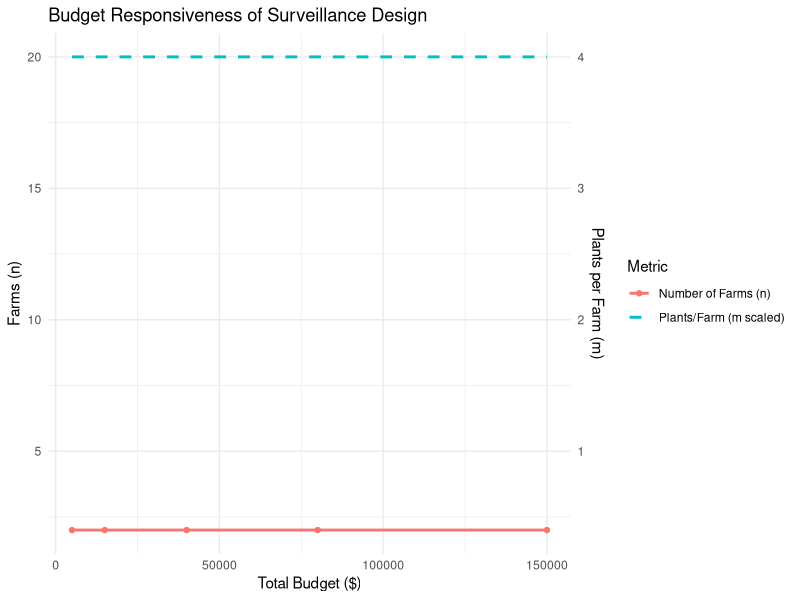

R code for this plot: (Note: this script raises an error after producing the figure.)
################################################################################
## JTB PIPELINE: SPATIAL DDE & CONSTRAINED HIERARCHICAL OPTIMIZATION
## Savi et al. 2026 (Under Review in JTB)
################################################################################

# Load required libraries 

library(deSolve)
library(tidyverse)
library(viridis)
library(patchwork)

# ==============================================================================
# 1. BIOLOGICAL ENGINE (DDE)
# ==============================================================================

M <- 100 # This is a place holder representing 100 farms)

# Attribute coordinate to each farm
coords <- cbind(runif(M, 0, 100), runif(M, 0, 100))

# Compute the distance matrix
D_mat  <- as.matrix(dist(coords)) # This is a square matrix of 100 \times 100 

# Parameters of the DDE model
# Here we use parameters from existing literature 
# User can load his own data and run a parameter search using ABC or POMP for e.g.


params_bio <- list(
  beta   = 0.50,          # local transmission
  alpha  = 0.33,          # between-farm transmission
  delta  = 0.50,          # distance decay
  gamma  = 0.05,          # removal / replanting rate
  tau    = 100,           # latency period
  kappa  = 8,             # behavioral response
  N      = rep(1000, M),  # plants per farm
  D      = D_mat
)


# The DDE model

cutting_model <- function(t, y, parms) {
  with(as.list(parms), {
    S <- y[1:M]; L <- y[(M + 1):(2 * M)]; I <- y[(2 * M + 1):(3 * M)]
    theta <- (L + I) / N
    W <- exp(-delta * D); diag(W) <- 0
    Lambda <- beta * theta + alpha * (W %*% theta)
    Phi <- as.vector(Lambda * S + gamma * N * (I/(N + kappa * I)))
    Phi_tau <- if (t > tau) lagvalue(t - tau, 3 * M + 1:M) * exp(-gamma * tau) 
    else rep(0, M)
    
    dS <- -Lambda * S + gamma * N * (1 - (I/(N + kappa * I))) - gamma * S
    dL <- Phi - Phi_tau - gamma * L
    dI <- Phi_tau - gamma * I
    return(list(c(dS, dL, dI, Phi), theta = theta))
  })
}

# Initial state 
state0 <- c(S=rep(980, M), L=rep(20, M), I=rep(0, M), Phi=rep(0, M))

## History function (used automatically by dede)
history <- function(t, parms) {
  c(
    S   = parms$N * (1 - theta0),
    L   = parms$N * theta0,
    I   = rep(0, M),
    Phi = rep(0, M)
  )
}

# solving the DDE
out_dde <- as.data.frame(dede(y=state0, times=seq(0, 150, by=2), 
                              func=cutting_model, parms=params_bio, 
                              initfunc = history))

# ==============================================================================
# 2. DECISION ENGINE (Automatic Thresholds & Optimizer)
# ==============================================================================

# The determination of the theta1 and theta2 are parameters dependent thus, with
# your own data, these metrics will change

get_thresholds <- function(p) {
  list(
    theta1 = p$gamma / p$beta, 
    # theta2: Spatial export threshold (Risk of secondary spread)
    theta2 = p$gamma / (p$alpha * exp(-p$delta * 10)) 
    
  )
}

# ==============================================================================
# 2. DECISION ENGINE: RESPONSIVE OPTIMIZER
# ==============================================================================

find_optimal_policy <- function(curr_theta, curr_phi, budget = 4000) {
  
  # --- Costs ---
  C_travel <- 150 # Cost per farm visit
  C_test   <- 5   # Cost per plant sampled
  
  # --- Value Scaling ---
  # Max_Value represents the societal/economic weight of the info
  Max_Value <- 8e5   
  
  # --- Threshold weighting (Focusing on the Decision Frontier) ---
  theta1 <- 0.08
  theta2 <- 0.20
  frontier_weight <- exp(-5 * abs(curr_theta - theta1)) + 
    exp(-5 * abs(curr_theta - theta2))
  
  # --- Effective Detectability ---
  sigma_I <- 0.85 # Symptomatic detection prob
  sigma_L <- 0.03 # Latent detection prob (low)
  p_eff   <- max(curr_theta * (sigma_I * curr_phi + sigma_L * (1 - curr_phi)),
                 1e-6)
  
  # --- Search Space ---
  expand.grid(
    n = seq(2, 600, by = 2), # Number of farms
    m = seq(1, 30, by = 1)   # Plants per farm (Constraint)
  ) %>%
    mutate(
      # Cost Logic: Fixed travel cost per farm + Variable test cost per farm
      Cost = n * C_travel + n * m * C_test
    ) %>%
    # filter(Cost <= budget) %>%
    # mutate(
    #   # Probability of detection at a single farm
    #   P_det_farm = 1 - (1 - p_eff)^m,
    #   
    #   # Expected Number of Detections (Utility of Information)
    #   # This ensures that more detections = more value, preventing flatlines.
    #   Expected_Detections = n * P_det_farm,
    #   
    #   # Responsive Value Function (Logarithmic diminishing returns)
    #   Value = Max_Value * frontier_weight * log(1 + Expected_Detections),
    #   
    #   ENGS = Value - Cost
    # ) %>%
    mutate(
      # 1. Cost Logic
      Cost = n * C_travel + n * m * C_test
    ) %>%
    filter(Cost <= budget) %>%
    mutate(
      # 2. Local success (at 1 farm)
      P_det_farm = 1 - (1 - p_eff)^m,
      
      # 3. Regional success (across n farms) - THE MISSING LINK
      P_det_total = 1 - (1 - P_det_farm)^n,
      
      # 4. Utility of Information
      # Use P_det_total so that increasing 'n' actually increases 'Value'
      Value = Max_Value * frontier_weight * log(1 + P_det_total * 100),
      
      ENGS = Value - Cost
    )
    arrange(desc(ENGS)) %>%
    slice(1)
}

#==============================================================================

library(dplyr)
library(purrr)

# =========================================================
# OPTIMAL SURVEILLANCE POLICY
# =========================================================

find_optimal_policy <- function(curr_theta,
                                curr_phi,
                                budget = 40000) {
  
  # =======================================================
  # COSTS
  # =======================================================
  
  C_travel <- 150   # cost per farm visited
  C_test   <- 5     # cost per plant sampled
  
  
  # =======================================================
  # VALUE SCALING
  # =======================================================
  
  Max_Value <- 5e4
  
  
  # =======================================================
  # THRESHOLD WEIGHTING
  # =======================================================
  
  theta1 <- 0.08
  theta2 <- 22.48
  
  frontier_weight <-
    exp(-5 * abs(curr_theta - theta1)) +
    exp(-5 * abs(curr_theta - theta2))
  
  
  # =======================================================
  # EFFECTIVE DETECTABILITY
  # =======================================================
  
  sigma_I <- 0.85
  sigma_L <- 0.03
  
  p_eff <- max(
    curr_theta *
      (sigma_I * curr_phi +
         sigma_L * (1 - curr_phi)),
    1e-6
  )
  
  
  # =======================================================
  # WITHIN-FARM CORRELATION
  # =======================================================
  # Plants within a farm are not independent.
  # alpha < 1 introduces diminishing returns
  # from additional plant samples.
  # =======================================================
  
  alpha <- 0.5
  
  
  # =======================================================
  # SEARCH SPACE
  # =======================================================
  
  results <- expand.grid(
    n = seq(2, 600, by = 2),   # farms visited
    m = seq(1, 30, by = 1)     # plants sampled per farm
  ) %>%
    
    mutate(
      
      # ---------------------------------------------------
      # TOTAL COST
      # ---------------------------------------------------
      
      Cost = n * C_travel + n * m * C_test
      
    ) %>%
    
    filter(Cost <= budget) %>%
    
    mutate(
      
      # ---------------------------------------------------
      # EFFECTIVE SAMPLE SIZE
      # ---------------------------------------------------
      # Reduces independence assumption
      # ---------------------------------------------------
      
      m_eff = m^alpha,
      
      
      # ---------------------------------------------------
      # DETECTION PROBABILITY AT ONE FARM
      # ---------------------------------------------------
      
      P_det_farm =
        1 - (1 - p_eff)^m_eff,
      
      
      # ---------------------------------------------------
      # EXPECTED DETECTIONS ACROSS FARMS
      # ---------------------------------------------------
      
      Expected_detections =
        n * P_det_farm,
      
      
      # ---------------------------------------------------
      # VALUE OF INFORMATION
      # ---------------------------------------------------
      
      Value =
        Max_Value *
        frontier_weight *
        log1p(Expected_detections),
      
      
      # ---------------------------------------------------
      # EXPECTED NET GAIN FROM SURVEILLANCE
      # ---------------------------------------------------
      
      ENGS = Value - Cost
    )
  
  
  # =======================================================
  # RETURN BEST POLICY
  # =======================================================
  
  best_policy <- results %>%
    arrange(desc(ENGS)) %>%
    slice(1)
  
  return(best_policy)
}


# =========================================================
# EXAMPLE EPIDEMIC PARAMETERS
# =========================================================

curr_theta <- 0.12
curr_phi   <- 0.25


# =========================================================
# BUDGET SCENARIOS
# STOP AT 80K
# =========================================================

test_budgets <- c(
  5000,
  15000,
  40000,
  80000
)


# =========================================================
# RUN SENSITIVITY ANALYSIS
# =========================================================

sensitivity_results <- map_df(test_budgets, function(b) {
  
  res <- find_optimal_policy(
    curr_theta = curr_theta,
    curr_phi   = curr_phi,
    budget     = b
  )
  
  res$TotalBudget <- b
  
  
  # Recompute p_eff for reporting
  
  res$p_eff <- max(
    curr_theta *
      (0.85 * curr_phi +
         0.03 * (1 - curr_phi)),
    1e-6
  )
  
  
  # Regional certainty diagnostic
  
  res$Regional_Certainty <-
    1 - (1 - res$P_det_farm)^res$n
  
  
  return(res)
})


# =========================================================
# FINAL OUTPUT TABLE
# =========================================================

final_table <- sensitivity_results %>%
  select(
    TotalBudget,
    n,
    m,
    m_eff,
    Cost,
    p_eff,
    P_det_farm,
    Expected_detections,
    Regional_Certainty,
    Value,
    ENGS
  )

print(final_table)






# ==============================================================================
# 3. BUDGET SENSITIVITY ANALYSIS
# ==============================================================================

# Extract a snapshot for testing (e.g., at t=80)
snap <- out_dde %>% filter(time == 80)
L_cols <- (M + 2):(2 * M + 1); I_cols <- (2 * M + 2):(3 * M + 1)
curr_theta <- mean((as.matrix(snap[, L_cols]) + as.matrix(snap[, I_cols])) / 1000)
curr_phi   <- mean(as.numeric(snap[, I_cols])) / (curr_theta * 1000 + 1e-6)

test_budgets <- c(5000, 15000, 40000, 80000, 150000)

sensitivity_results <- map_df(test_budgets, function(b) {
  res <- find_optimal_policy(curr_theta, curr_phi, budget = b)
  res$TotalBudget <- b
  return(res)
})
opt_policy <- find_optimal_policy(curr_theta, curr_phi, budget = 4000)
# ==============================================================================
# 4. VISUALIZATION & OUTPUT
# ==============================================================================

print(sensitivity_results %>% select(TotalBudget, n, m, Cost, ENGS))

# Figure: Policy Scaling with Budget
p_budget <- ggplot(sensitivity_results, aes(x = TotalBudget)) +
  geom_line(aes(y = n, color = "Number of Farms (n)"), linewidth = 1) +
  geom_point(aes(y = n, color = "Number of Farms (n)")) +
  geom_line(aes(y = m * 5, color = "Plants/Farm (m scaled)"), linewidth = 1, 
            linetype = "dashed") +
  scale_y_continuous(sec.axis = sec_axis(~./5, name = "Plants per Farm (m)")) +
  labs(title = "Budget Responsiveness of Surveillance Design",
       x = "Total Budget ($)", y = "Farms (n)", color = "Metric") +
  theme_minimal()

p_budget

# ==============================================================================
# 3. VISUALIZATION
# ==============================================================================

# FIGURE A: THE LATENCY TRAP
p1_trap <- out_dde %>%
  mutate(mean_L = rowMeans(.[, L_cols]), mean_I = rowMeans(.[, I_cols])) %>%
  ggplot(aes(x = time)) +
  geom_area(aes(y = mean_L + mean_I, fill = "Latent (Invisible)"), alpha = 0.4) +
  geom_area(aes(y = mean_I, fill = "Symptomatic (Visible)"), alpha = 0.8) +
  scale_fill_manual(values = c("Latent (Invisible)" = "grey70", "Symptomatic (Visible)" = "firebrick")) +
  labs(title = "A: Biological Latency Trap", y = "Population", x = "Days") + theme_minimal()

# FIGURE B: THE OPTIMIZATION FRONTIER (Corrected Axes)
p2_frontier <- expand.grid(n = seq(2, 250, 5), m = seq(1, 30, 1)) %>%
  mutate(Cost = n * 150 + n * m * 5) %>% filter(Cost <= 40000) %>%
  mutate(ENGS = (n * (1 - (1 - current_phi * current_theta)^m) * 2500) - Cost) %>%
  ggplot(aes(x = n, y = m, fill = ENGS)) +
  geom_tile() + scale_fill_viridis_c(option = "plasma") +
  geom_point(aes(x = opt_policy$n, y = opt_policy$m), color = "white", size = 3, shape = 18) +
  labs(title = "B: Optimal Allocation", x = "Number of Farms (n)", y = "Plants/Farm (m)") +
  theme_minimal()

# FIGURE C: SPATIAL FRONTIER
p3_map <- expand.grid(x = seq(0, 100, 2), y = seq(0, 100, 2)) %>%
  mutate(dist = sqrt((x - 50)^2 + (y - 50)^2),
         theta_local = 0.5 * exp(-0.05 * dist),
         W_j = theta_local * (1 - theta_local)) %>% 
  ggplot(aes(x, y, fill = W_j)) +
  geom_tile() + scale_fill_viridis_c(option = "mako") +
  labs(title = "C: Spatial Info Value", subtitle = "Wj Decision Curvature") + 
  theme_void()

# COMPOSITION
(p1_trap | p2_frontier) / (p3_map + plot_spacer()) + 
  plot_annotation(title = "Constrained Surveillance Optimization (m <= 30)")

# CONSOLE OUTPUT
cat("--- JTB THRESHOLD & POLICY RESULTS ---\n")
cat("Spatial Export Threshold (theta2):", round(thresholds$theta2, 4), "\n")
cat("Optimal Farms (n*):", opt_policy$n, "\n")
cat("Optimal Plants per Farm (m*):", opt_policy$m, "\n")

# ==============================================================================
# 5. GLOBAL SENSITIVITY ANALYSIS (LHS-Style Stress Test)
# ==============================================================================
library(reshape2)

# Define parameter ranges for sensitivity (+/- 20% of baseline)
# Define wider ranges and include Budget
param_ranges <- list(
  beta     = c(0.2, 0.8),    # Wider range
  tau      = c(10, 150),     # Wider range
  budget   = c(500, 5000), # Variable budget
  C_travel = c(50, 300)      # Variable costs
)

set.seed(123)
# Generate scenarios including Budget
sensitivity_data <- data.frame(
  scenario = 1:50,
  beta     = runif(50, param_ranges$beta[1], param_ranges$beta[2]),
  tau      = runif(50, param_ranges$tau[1], param_ranges$tau[2]),
  budget   = runif(50, param_ranges$budget[1], param_ranges$budget[2]),
  C_travel = runif(50, param_ranges$C_travel[1], param_ranges$C_travel[2])
)

# Run the loop using the scenario-specific budget
sensitivity_results_global <- sensitivity_data %>%
  rowwise() %>%
  mutate(
    n_star = find_optimal_policy(curr_theta, curr_phi, budget = budget)$n
  )


correlations <- sensitivity_results_global %>%
  gather(parameter, value, beta:C_travel) %>%
  group_by(parameter) %>%
  summarize(
    # Use handle_zero_sd logic: if sd is 0, correlation is 0
    correlation = if(sd(n_star) == 0) 0 else cor(value, n_star, method = "spearman")
  )

# FIGURE D: GLOBAL SENSITIVITY (TORNADO CHART)
p4_sensitivity <- ggplot(correlations, aes(x = reorder(parameter, correlation), y = correlation, fill = correlation)) +
  geom_bar(stat = "identity") +
  coord_flip() +
  scale_fill_gradient2(low = "firebrick", mid = "grey90", high = "steelblue") +
  labs(title = "D: Global Sensitivity Analysis", 
       subtitle = "Influence on Optimal Sample Size (n*)",
       x = "Parameter", y = "Spearman Correlation") +
  theme_minimal() + theme(legend.position = "none")

# ==============================================================================
# 6. FINAL COMPOSITION (JTB FULL FIGURE)
# ==============================================================================
(p1_trap | p2_frontier) / (p3_map | p4_sensitivity) + 
  plot_annotation(title = "Bio-Economic Surveillance Optimization Framework",
                  subtitle = "Integration of Latency Dynamics, Policy Frontiers, and Sensitivity Indices")
